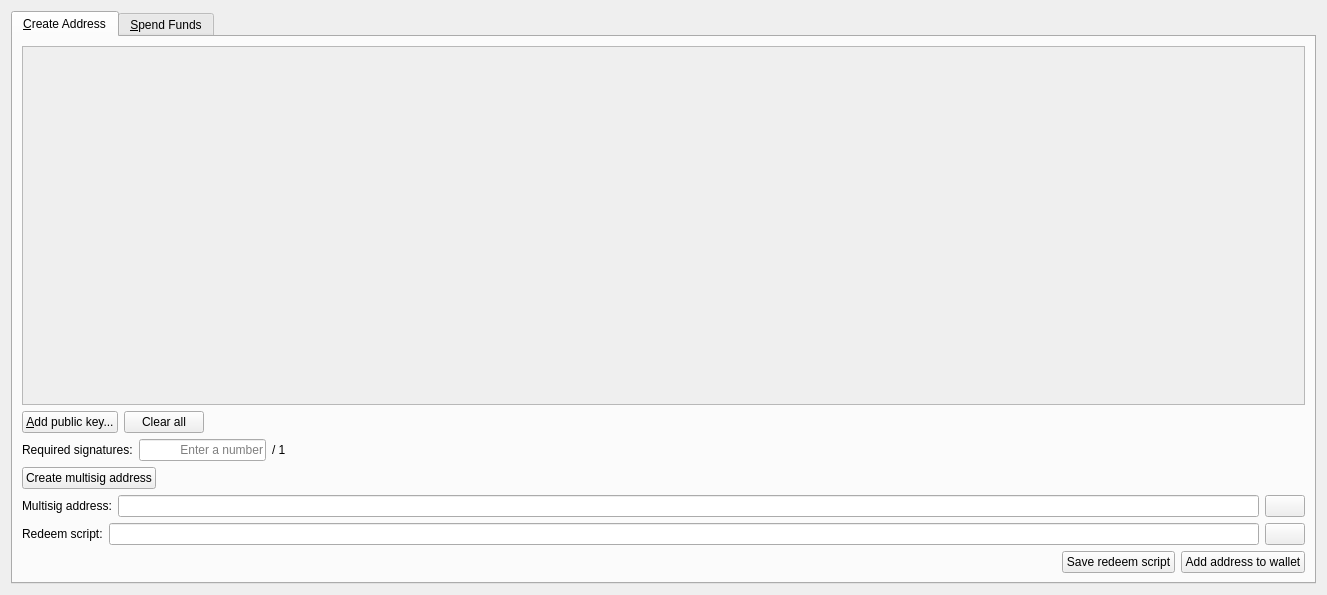
<?xml version="1.0" encoding="UTF-8"?>
<ui version="4.0">
 <class>MultisigDialog</class>
 <widget class="QWidget" name="MultisigDialog">
  <property name="geometry">
   <rect>
    <x>0</x>
    <y>0</y>
    <width>1327</width>
    <height>595</height>
   </rect>
  </property>
  <property name="windowTitle">
   <string>Multisig</string>
  </property>
  <layout class="QVBoxLayout" name="verticalLayout_2">
   <item>
    <widget class="QTabWidget" name="tabWidget">
     <property name="currentIndex">
      <number>0</number>
     </property>
     <widget class="QWidget" name="tabCreateAddress">
      <attribute name="title">
       <string>&amp;Create Address</string>
      </attribute>
      <layout class="QVBoxLayout" name="verticalLayout">
       <item>
        <widget class="QScrollArea" name="scrollArea">
         <property name="widgetResizable">
          <bool>true</bool>
         </property>
         <widget class="QWidget" name="scrollAreaWidgetContents">
          <property name="geometry">
           <rect>
            <x>0</x>
            <y>0</y>
            <width>1283</width>
            <height>345</height>
           </rect>
          </property>
          <layout class="QVBoxLayout" name="verticalLayout_3">
           <item>
            <layout class="QVBoxLayout" name="pubkeyEntries"/>
           </item>
           <item>
            <spacer name="verticalSpacer">
             <property name="orientation">
              <enum>Qt::Vertical</enum>
             </property>
             <property name="sizeHint" stdset="0">
              <size>
               <width>20</width>
               <height>40</height>
              </size>
             </property>
            </spacer>
           </item>
          </layout>
         </widget>
        </widget>
       </item>
       <item>
        <layout class="QHBoxLayout" name="horizontalLayout_14">
         <item>
          <widget class="QPushButton" name="addPubKeyButton">
           <property name="toolTip">
            <string>Add a member to the signing pool</string>
           </property>
           <property name="text">
            <string>&amp;Add public key...</string>
           </property>
           <property name="icon">
            <iconset resource="../bitcoin.qrc">
             <normaloff>:/icons/add</normaloff>:/icons/add</iconset>
           </property>
          </widget>
         </item>
         <item>
          <widget class="QPushButton" name="clearButton">
           <property name="sizePolicy">
            <sizepolicy hsizetype="Minimum" vsizetype="Fixed">
             <horstretch>0</horstretch>
             <verstretch>0</verstretch>
            </sizepolicy>
           </property>
           <property name="toolTip">
            <string>Remove all public key fields</string>
           </property>
           <property name="text">
            <string>Clear all</string>
           </property>
           <property name="icon">
            <iconset resource="../bitcoin.qrc">
             <normaloff>:/icons/remove</normaloff>:/icons/remove</iconset>
           </property>
           <property name="autoRepeatDelay">
            <number>300</number>
           </property>
          </widget>
         </item>
         <item>
          <spacer name="horizontalSpacer_8">
           <property name="orientation">
            <enum>Qt::Horizontal</enum>
           </property>
           <property name="sizeHint" stdset="0">
            <size>
             <width>40</width>
             <height>20</height>
            </size>
           </property>
          </spacer>
         </item>
        </layout>
       </item>
       <item>
        <layout class="QHBoxLayout" name="horizontalLayout_2">
         <item>
          <widget class="QLabel" name="requiredSignaturesLabel">
           <property name="text">
            <string>Required signatures:</string>
           </property>
          </widget>
         </item>
         <item>
          <widget class="QLineEdit" name="requiredSignatures">
           <property name="sizePolicy">
            <sizepolicy hsizetype="Minimum" vsizetype="Fixed">
             <horstretch>0</horstretch>
             <verstretch>0</verstretch>
            </sizepolicy>
           </property>
           <property name="minimumSize">
            <size>
             <width>127</width>
             <height>0</height>
            </size>
           </property>
           <property name="text">
            <string/>
           </property>
           <property name="maxLength">
            <number>2</number>
           </property>
           <property name="frame">
            <bool>true</bool>
           </property>
           <property name="alignment">
            <set>Qt::AlignRight|Qt::AlignTrailing|Qt::AlignVCenter</set>
           </property>
           <property name="placeholderText">
            <string>Enter a number</string>
           </property>
          </widget>
         </item>
         <item>
          <widget class="QLabel" name="maxSignaturesLabel">
           <property name="text">
            <string notr="true">/ 1</string>
           </property>
          </widget>
         </item>
         <item>
          <spacer name="horizontalSpacer_2">
           <property name="orientation">
            <enum>Qt::Horizontal</enum>
           </property>
           <property name="sizeHint" stdset="0">
            <size>
             <width>40</width>
             <height>20</height>
            </size>
           </property>
          </spacer>
         </item>
        </layout>
       </item>
       <item>
        <layout class="QHBoxLayout" name="horizontalLayout">
         <item>
          <widget class="QPushButton" name="createAddressButton">
           <property name="text">
            <string>Create multisig address</string>
           </property>
          </widget>
         </item>
         <item>
          <spacer name="horizontalSpacer">
           <property name="orientation">
            <enum>Qt::Horizontal</enum>
           </property>
           <property name="sizeHint" stdset="0">
            <size>
             <width>40</width>
             <height>20</height>
            </size>
           </property>
          </spacer>
         </item>
        </layout>
       </item>
       <item>
        <layout class="QHBoxLayout" name="horizontalLayoutMultisigAddress">
         <item>
          <widget class="QLabel" name="multisigAddressLabel">
           <property name="text">
            <string>Multisig address:</string>
           </property>
          </widget>
         </item>
         <item>
          <widget class="QLineEdit" name="multisigAddress">
           <property name="readOnly">
            <bool>true</bool>
           </property>
          </widget>
         </item>
         <item>
          <widget class="QPushButton" name="copyMultisigAddressButton">
           <property name="toolTip">
            <string>Copy the multisig address to the system clipboard</string>
           </property>
           <property name="text">
            <string/>
           </property>
           <property name="icon">
            <iconset resource="../bitcoin.qrc">
             <normaloff>:/icons/editcopy</normaloff>:/icons/editcopy</iconset>
           </property>
           <property name="autoDefault">
            <bool>false</bool>
           </property>
          </widget>
         </item>
        </layout>
       </item>
       <item>
        <layout class="QHBoxLayout" name="horizontalLayout_3">
         <item>
          <widget class="QLabel" name="redeemScriptLabel">
           <property name="text">
            <string>Redeem script:</string>
           </property>
          </widget>
         </item>
         <item>
          <widget class="QLineEdit" name="redeemScript">
           <property name="readOnly">
            <bool>true</bool>
           </property>
          </widget>
         </item>
         <item>
          <widget class="QPushButton" name="copyRedeemScriptButton">
           <property name="toolTip">
            <string>Copy the redeem script to the system clipboard</string>
           </property>
           <property name="text">
            <string/>
           </property>
           <property name="icon">
            <iconset resource="../bitcoin.qrc">
             <normaloff>:/icons/editcopy</normaloff>:/icons/editcopy</iconset>
           </property>
           <property name="autoDefault">
            <bool>false</bool>
           </property>
          </widget>
         </item>
        </layout>
       </item>
       <item>
        <layout class="QHBoxLayout" name="horizontalLayout_15">
         <item>
          <spacer name="horizontalSpacer_11">
           <property name="orientation">
            <enum>Qt::Horizontal</enum>
           </property>
           <property name="sizeHint" stdset="0">
            <size>
             <width>40</width>
             <height>20</height>
            </size>
           </property>
          </spacer>
         </item>
         <item>
          <widget class="QPushButton" name="saveRedeemScriptButton">
           <property name="toolTip">
            <string>The redeem script will be required to spend the funds sent to the multisig address</string>
           </property>
           <property name="text">
            <string>Save redeem script</string>
           </property>
          </widget>
         </item>
         <item>
          <widget class="QPushButton" name="saveMultisigAddressButton">
           <property name="toolTip">
            <string>Add the multisig address to your personal addresses</string>
           </property>
           <property name="text">
            <string>Add address to wallet</string>
           </property>
          </widget>
         </item>
        </layout>
       </item>
      </layout>
     </widget>
     <widget class="QWidget" name="tabSpendFunds">
      <attribute name="title">
       <string>&amp;Spend Funds</string>
      </attribute>
      <layout class="QVBoxLayout" name="verticalLayout_13">
       <item>
        <layout class="QVBoxLayout" name="verticalLayout_8">
         <item>
          <layout class="QHBoxLayout" name="horizontalLayout_4">
           <item>
            <widget class="QGroupBox" name="inputsBox">
             <property name="title">
              <string>Inputs</string>
             </property>
             <layout class="QVBoxLayout" name="verticalLayout_6">
              <item>
               <widget class="QScrollArea" name="scrollArea_2">
                <property name="minimumSize">
                 <size>
                  <width>0</width>
                  <height>0</height>
                 </size>
                </property>
                <property name="widgetResizable">
                 <bool>true</bool>
                </property>
                <widget class="QWidget" name="scrollAreaWidgetContents_2">
                 <property name="geometry">
                  <rect>
                   <x>0</x>
                   <y>0</y>
                   <width>616</width>
                   <height>271</height>
                  </rect>
                 </property>
                 <layout class="QVBoxLayout" name="verticalLayout_4">
                  <item>
                   <layout class="QVBoxLayout" name="inputs"/>
                  </item>
                  <item>
                   <spacer name="verticalSpacer_2">
                    <property name="orientation">
                     <enum>Qt::Vertical</enum>
                    </property>
                    <property name="sizeHint" stdset="0">
                     <size>
                      <width>20</width>
                      <height>42</height>
                     </size>
                    </property>
                   </spacer>
                  </item>
                 </layout>
                </widget>
               </widget>
              </item>
              <item>
               <layout class="QHBoxLayout" name="horizontalLayout_6">
                <item>
                 <spacer name="horizontalSpacer_9">
                  <property name="orientation">
                   <enum>Qt::Horizontal</enum>
                  </property>
                  <property name="sizeHint" stdset="0">
                   <size>
                    <width>40</width>
                    <height>20</height>
                   </size>
                  </property>
                 </spacer>
                </item>
                <item>
                 <widget class="QLabel" name="inputsAmountLabel">
                  <property name="text">
                   <string>Inputs amount:</string>
                  </property>
                 </widget>
                </item>
                <item>
                 <widget class="QLabel" name="inputsAmount">
                  <property name="text">
                   <string notr="true">123.456</string>
                  </property>
                  <property name="textInteractionFlags">
                   <set>Qt::LinksAccessibleByMouse|Qt::TextSelectableByKeyboard|Qt::TextSelectableByMouse</set>
                  </property>
                 </widget>
                </item>
                <item>
                 <widget class="QLabel" name="label">
                  <property name="text">
                   <string notr="true">DDC</string>
                  </property>
                 </widget>
                </item>
               </layout>
              </item>
              <item>
               <layout class="QHBoxLayout" name="horizontalLayout_5">
                <item>
                 <widget class="QPushButton" name="addInputButton">
                  <property name="text">
                   <string>Add input...</string>
                  </property>
                  <property name="icon">
                   <iconset resource="../bitcoin.qrc">
                    <normaloff>:/icons/add</normaloff>:/icons/add</iconset>
                  </property>
                 </widget>
                </item>
                <item>
                 <spacer name="horizontalSpacer_3">
                  <property name="orientation">
                   <enum>Qt::Horizontal</enum>
                  </property>
                  <property name="sizeHint" stdset="0">
                   <size>
                    <width>40</width>
                    <height>20</height>
                   </size>
                  </property>
                 </spacer>
                </item>
               </layout>
              </item>
             </layout>
            </widget>
           </item>
           <item>
            <widget class="QGroupBox" name="outputsBox">
             <property name="title">
              <string>Outputs</string>
             </property>
             <layout class="QVBoxLayout" name="verticalLayout_7">
              <item>
               <widget class="QScrollArea" name="scrollArea_3">
                <property name="minimumSize">
                 <size>
                  <width>0</width>
                  <height>0</height>
                 </size>
                </property>
                <property name="widgetResizable">
                 <bool>true</bool>
                </property>
                <widget class="QWidget" name="scrollAreaWidgetContents_3">
                 <property name="geometry">
                  <rect>
                   <x>0</x>
                   <y>0</y>
                   <width>615</width>
                   <height>243</height>
                  </rect>
                 </property>
                 <layout class="QVBoxLayout" name="verticalLayout_5">
                  <item>
                   <layout class="QVBoxLayout" name="outputs"/>
                  </item>
                  <item>
                   <spacer name="verticalSpacer_3">
                    <property name="orientation">
                     <enum>Qt::Vertical</enum>
                    </property>
                    <property name="sizeHint" stdset="0">
                     <size>
                      <width>20</width>
                      <height>42</height>
                     </size>
                    </property>
                   </spacer>
                  </item>
                 </layout>
                </widget>
               </widget>
              </item>
              <item>
               <layout class="QHBoxLayout" name="horizontalLayout_7">
                <item>
                 <spacer name="horizontalSpacer_10">
                  <property name="orientation">
                   <enum>Qt::Horizontal</enum>
                  </property>
                  <property name="sizeHint" stdset="0">
                   <size>
                    <width>40</width>
                    <height>20</height>
                   </size>
                  </property>
                 </spacer>
                </item>
                <item>
                 <widget class="QLabel" name="outputsAmountLabel">
                  <property name="text">
                   <string>Outputs amount:</string>
                  </property>
                 </widget>
                </item>
                <item>
                 <widget class="QLabel" name="outputsAmount">
                  <property name="text">
                   <string notr="true">123.456</string>
                  </property>
                  <property name="textInteractionFlags">
                   <set>Qt::LinksAccessibleByMouse|Qt::TextSelectableByKeyboard|Qt::TextSelectableByMouse</set>
                  </property>
                 </widget>
                </item>
                <item>
                 <widget class="QLabel" name="label_2">
                  <property name="text">
                   <string notr="true">DDC</string>
                  </property>
                 </widget>
                </item>
               </layout>
              </item>
              <item>
               <layout class="QHBoxLayout" name="horizontalLayout_16">
                <item>
                 <spacer name="horizontalSpacer_12">
                  <property name="orientation">
                   <enum>Qt::Horizontal</enum>
                  </property>
                  <property name="sizeHint" stdset="0">
                   <size>
                    <width>40</width>
                    <height>20</height>
                   </size>
                  </property>
                 </spacer>
                </item>
                <item>
                 <widget class="QLabel" name="feeLabel">
                  <property name="text">
                   <string>Fee:</string>
                  </property>
                 </widget>
                </item>
                <item>
                 <widget class="QLabel" name="fee">
                  <property name="text">
                   <string notr="true">123.456</string>
                  </property>
                 </widget>
                </item>
                <item>
                 <widget class="QLabel" name="label_3">
                  <property name="text">
                   <string notr="true">DDC</string>
                  </property>
                 </widget>
                </item>
               </layout>
              </item>
              <item>
               <layout class="QHBoxLayout" name="horizontalLayout_8">
                <item>
                 <widget class="QPushButton" name="addOutputButton">
                  <property name="text">
                   <string>Add output...</string>
                  </property>
                  <property name="icon">
                   <iconset resource="../bitcoin.qrc">
                    <normaloff>:/icons/add</normaloff>:/icons/add</iconset>
                  </property>
                 </widget>
                </item>
                <item>
                 <spacer name="horizontalSpacer_4">
                  <property name="orientation">
                   <enum>Qt::Horizontal</enum>
                  </property>
                  <property name="sizeHint" stdset="0">
                   <size>
                    <width>40</width>
                    <height>20</height>
                   </size>
                  </property>
                 </spacer>
                </item>
               </layout>
              </item>
             </layout>
            </widget>
           </item>
          </layout>
         </item>
         <item>
          <layout class="QHBoxLayout" name="horizontalLayout_9">
           <item>
            <widget class="QPushButton" name="createTransactionButton">
             <property name="text">
              <string>Create transaction</string>
             </property>
            </widget>
           </item>
           <item>
            <spacer name="horizontalSpacer_5">
             <property name="orientation">
              <enum>Qt::Horizontal</enum>
             </property>
             <property name="sizeHint" stdset="0">
              <size>
               <width>40</width>
               <height>20</height>
              </size>
             </property>
            </spacer>
           </item>
          </layout>
         </item>
        </layout>
       </item>
       <item>
        <layout class="QVBoxLayout" name="verticalLayout_10">
         <item>
          <layout class="QHBoxLayout" name="horizontalLayout_10">
           <item>
            <widget class="QLineEdit" name="transaction">
             <property name="sizePolicy">
              <sizepolicy hsizetype="Expanding" vsizetype="Fixed">
               <horstretch>0</horstretch>
               <verstretch>0</verstretch>
              </sizepolicy>
             </property>
             <property name="placeholderText">
              <string>Enter a raw transaction or create a new one</string>
             </property>
            </widget>
           </item>
           <item>
            <widget class="QPushButton" name="copyTransactionButton">
             <property name="toolTip">
              <string/>
             </property>
             <property name="text">
              <string/>
             </property>
             <property name="icon">
              <iconset resource="../bitcoin.qrc">
               <normaloff>:/icons/editcopy</normaloff>:/icons/editcopy</iconset>
             </property>
             <property name="autoDefault">
              <bool>false</bool>
             </property>
            </widget>
           </item>
           <item>
            <widget class="QPushButton" name="pasteTransactionButton">
             <property name="toolTip">
              <string>Paste transaction from clipboard</string>
             </property>
             <property name="text">
              <string/>
             </property>
             <property name="icon">
              <iconset resource="../bitcoin.qrc">
               <normaloff>:/icons/editpaste</normaloff>:/icons/editpaste</iconset>
             </property>
             <property name="shortcut">
              <string>Alt+P</string>
             </property>
             <property name="autoDefault">
              <bool>false</bool>
             </property>
            </widget>
           </item>
          </layout>
         </item>
         <item>
          <layout class="QHBoxLayout" name="horizontalLayout_11">
           <item>
            <widget class="QPushButton" name="signTransactionButton">
             <property name="text">
              <string>Sign transaction</string>
             </property>
             <property name="icon">
              <iconset resource="../bitcoin.qrc">
               <normaloff>:/icons/edit</normaloff>:/icons/edit</iconset>
             </property>
            </widget>
           </item>
           <item>
            <spacer name="horizontalSpacer_6">
             <property name="orientation">
              <enum>Qt::Horizontal</enum>
             </property>
             <property name="sizeHint" stdset="0">
              <size>
               <width>40</width>
               <height>20</height>
              </size>
             </property>
            </spacer>
           </item>
          </layout>
         </item>
        </layout>
       </item>
       <item>
        <layout class="QVBoxLayout" name="verticalLayout_12">
         <item>
          <layout class="QHBoxLayout" name="horizontalLayout_13">
           <item>
            <widget class="QLineEdit" name="signedTransaction">
             <property name="sizePolicy">
              <sizepolicy hsizetype="Expanding" vsizetype="Fixed">
               <horstretch>0</horstretch>
               <verstretch>0</verstretch>
              </sizepolicy>
             </property>
             <property name="readOnly">
              <bool>true</bool>
             </property>
            </widget>
           </item>
           <item>
            <widget class="QPushButton" name="copySignedTransactionButton">
             <property name="toolTip">
              <string/>
             </property>
             <property name="text">
              <string/>
             </property>
             <property name="icon">
              <iconset resource="../bitcoin.qrc">
               <normaloff>:/icons/editcopy</normaloff>:/icons/editcopy</iconset>
             </property>
             <property name="autoDefault">
              <bool>false</bool>
             </property>
            </widget>
           </item>
          </layout>
         </item>
         <item>
          <layout class="QHBoxLayout" name="horizontalLayout_12">
           <item>
            <widget class="QLabel" name="statusLabel">
             <property name="text">
              <string/>
             </property>
            </widget>
           </item>
           <item>
            <spacer name="horizontalSpacer_7">
             <property name="orientation">
              <enum>Qt::Horizontal</enum>
             </property>
             <property name="sizeHint" stdset="0">
              <size>
               <width>40</width>
               <height>20</height>
              </size>
             </property>
            </spacer>
           </item>
           <item>
            <widget class="QPushButton" name="sendTransactionButton">
             <property name="text">
              <string>Send transaction</string>
             </property>
             <property name="icon">
              <iconset resource="../bitcoin.qrc">
               <normaloff>:/icons/send</normaloff>:/icons/send</iconset>
             </property>
            </widget>
           </item>
          </layout>
         </item>
        </layout>
       </item>
      </layout>
     </widget>
    </widget>
   </item>
  </layout>
 </widget>
 <resources>
  <include location="../bitcoin.qrc"/>
 </resources>
 <connections/>
</ui>
